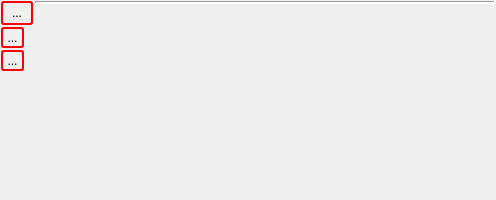
<?xml version="1.0" encoding="UTF-8"?>
<ui version="4.0">
 <class>PlotWidget</class>
 <widget class="QWidget" name="PlotWidget">
  <property name="geometry">
   <rect>
    <x>0</x>
    <y>0</y>
    <width>496</width>
    <height>200</height>
   </rect>
  </property>
  <property name="sizePolicy">
   <sizepolicy hsizetype="Preferred" vsizetype="Fixed">
    <horstretch>0</horstretch>
    <verstretch>0</verstretch>
   </sizepolicy>
  </property>
  <property name="minimumSize">
   <size>
    <width>0</width>
    <height>200</height>
   </size>
  </property>
  <property name="windowTitle">
   <string>Form</string>
  </property>
  <property name="styleSheet">
   <string notr="true">/*QWidget {
font-size : 6px;
}*/

QFrame HLine, QFrame VLine {
color : red;
}

QToolButton { border: 2px solid red;
     border-radius: 3px;
/*     background-color: brown;  */
}</string>
  </property>
  <layout class="QHBoxLayout" name="horizontalLayout">
   <property name="spacing">
    <number>2</number>
   </property>
   <property name="margin">
    <number>1</number>
   </property>
   <item>
    <layout class="QVBoxLayout" name="leftLayout">
     <property name="spacing">
      <number>2</number>
     </property>
     <item>
      <widget class="QToolButton" name="minimizeButton">
       <property name="minimumSize">
        <size>
         <width>32</width>
         <height>24</height>
        </size>
       </property>
       <property name="text">
        <string>...</string>
       </property>
       <property name="checkable">
        <bool>true</bool>
       </property>
      </widget>
     </item>
     <item>
      <widget class="QToolButton" name="pauseButton">
       <property name="text">
        <string>...</string>
       </property>
       <property name="icon">
        <iconset resource="../icons.qrc">
         <normaloff>:/icons/Stop-Normal-Red.png</normaloff>:/icons/Stop-Normal-Red.png</iconset>
       </property>
       <property name="checkable">
        <bool>true</bool>
       </property>
      </widget>
     </item>
     <item>
      <widget class="QToolButton" name="closeButton">
       <property name="toolTip">
        <string>close this plot</string>
       </property>
       <property name="text">
        <string>...</string>
       </property>
       <property name="icon">
        <iconset resource="../icons.qrc">
         <normaloff>:/icons/exit.png</normaloff>:/icons/exit.png</iconset>
       </property>
      </widget>
     </item>
     <item>
      <spacer name="verticalSpacer">
       <property name="orientation">
        <enum>Qt::Vertical</enum>
       </property>
       <property name="sizeHint" stdset="0">
        <size>
         <width>20</width>
         <height>40</height>
        </size>
       </property>
      </spacer>
     </item>
    </layout>
   </item>
   <item>
    <layout class="QVBoxLayout" name="rightLayout">
     <item>
      <widget class="Line" name="line">
       <property name="lineWidth">
        <number>2</number>
       </property>
       <property name="orientation">
        <enum>Qt::Horizontal</enum>
       </property>
      </widget>
     </item>
     <item>
      <widget class="QCustomPlot" name="myPlot" native="true">
       <property name="sizePolicy">
        <sizepolicy hsizetype="Minimum" vsizetype="Minimum">
         <horstretch>0</horstretch>
         <verstretch>0</verstretch>
        </sizepolicy>
       </property>
       <property name="minimumSize">
        <size>
         <width>200</width>
         <height>300</height>
        </size>
       </property>
       <layout class="QVBoxLayout" name="verticalLayout"/>
      </widget>
     </item>
    </layout>
   </item>
  </layout>
 </widget>
 <customwidgets>
  <customwidget>
   <class>QCustomPlot</class>
   <extends>QWidget</extends>
   <header location="global">qcustomplot.h</header>
   <container>1</container>
  </customwidget>
 </customwidgets>
 <resources>
  <include location="../icons.qrc"/>
 </resources>
 <connections/>
</ui>
